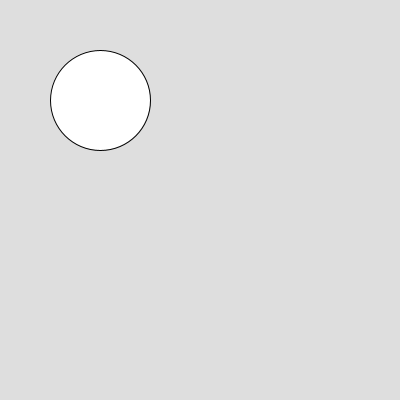
Frame 1 (no input)
Frame 60 (the mouse pressed at the canvas centre just before this capture): identical to frame 1, image omitted
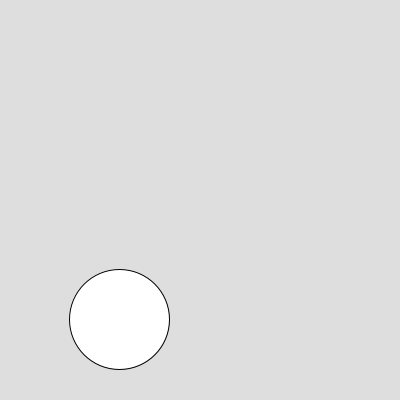
Frame 120 (the mouse held since frame 60 and released just before this capture)

The Processing sketch that drew these frames (run headless with seeded random() and noise(); from frame 60 on, the mouse is pressed at the canvas centre):

// Processing sketch: slippery_dot
// ── slippery_dot.pde
 // 1. Create three integer variables to represent the x, y, and the size of the ellipse
    import java.util.Random;
      int x = 100;
      int y = 100;
      int sizex = 100;
      int sizey = 100;
    void setup() {
      // 2. Set the size of your sketch
    size(400,400);
    }
    
    void draw() {
      // 3. Set the background color of your sketch
      background(#DEDEDE);
      // 4. Draw an ellipse. Make sure it fits in the window.
      // Use the variables created at the top of the sketch, 
      // for the location and size of your ellipse
    ellipse(x,y,sizex,sizey);
    }
    
    void mousePressed() {
      //5. Create an integer variable called distance
      int distance = getDistance( x, y, mouseX, mouseY);
      //6. Set the value of the distance variable to the value returned by the getDistance method
      //   Pass the mouse's x and y (mouseX and mouseY) and the x and y of your ellipse to the method.
        
          
      //7.  Use an if statement to check if the distance variable is < the radius of the ellipse
      //    If it is, set a new x and y for the ellipse, using a random location on the window
      //    Hint: Use the Processing random() function
       if (distance < 400){
         x = 0;
  Random randomMaker = new Random();
 x = randomMaker.nextInt(400)+ x;
         y = 0;
         Random randomMaker1 = new Random();
         y = randomMaker1.nextInt(400) + y;
       }
    }
    
    int getDistance(int x1, int y1, int x2, int y2) {
      return (int)Math.sqrt(Math.pow((x1-x2),2) + Math.pow((y1-y2),2));
    }
